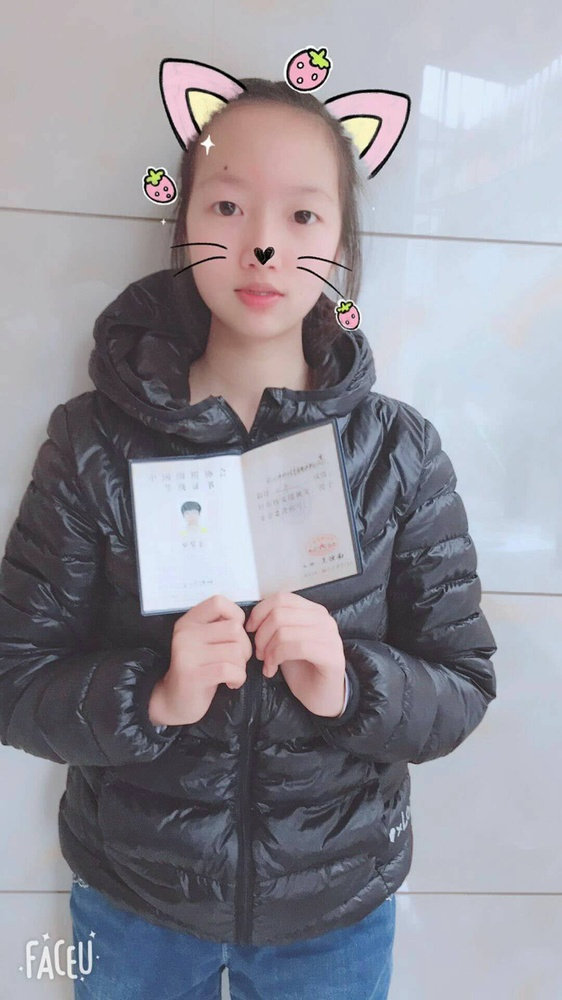
#> input picture ex7/data/owntest.jpg, 562 x 1000 px, shrunk from 1080 x 1920 before the run
$ python imgCompression.py
#> lines starting #> are read from the running program, lines starting #| are printed output that depends on the picture
# -*- coding: utf-8 -*-

import matplotlib.pyplot as plt
import matplotlib.image as mpimg
import numpy as np
import copy

from sklearn.cluster import KMeans

#im = mpimg.imread("./data/bird_small.png")
im = mpimg.imread("./data/owntest.jpg")
#> im is the input picture: shape (1000, 562, 3); mean R, G, B 146.6, 145.1, 153.8
x = len(im)
#> x = 1000
y = len(im[0])
#> y = 562
#plt.imshow(im)

data = copy.deepcopy(im)
#print(data)
data = data.reshape(x*y,3)
compressed_data = data.copy()
#data = data.reshape(128,128,3)
#plt.imshow(data)

compression = KMeans(n_clusters = 16).fit(data)
clusterCenter = compression.cluster_centers_.copy()
#> clusterCenter = 16 rows, first 8: [131, 137.3, 150.6], [62.83, 58.86, 65.4], [197.6, 203.7, 215.5], [92.15, 92.01, 103.3], [185, 181.6, 184.2], [74.5, 73.73, 83.08], [206.3, 216.8, 230], [205.3, 171, 166.7]
labels = compression.labels_.copy()
#print(clusterCenter)
#print(labels)
for i in range(len(labels)):
    compressed_data[i] = clusterCenter[labels[i]]
compressed_data = compressed_data.reshape(x,y,3)
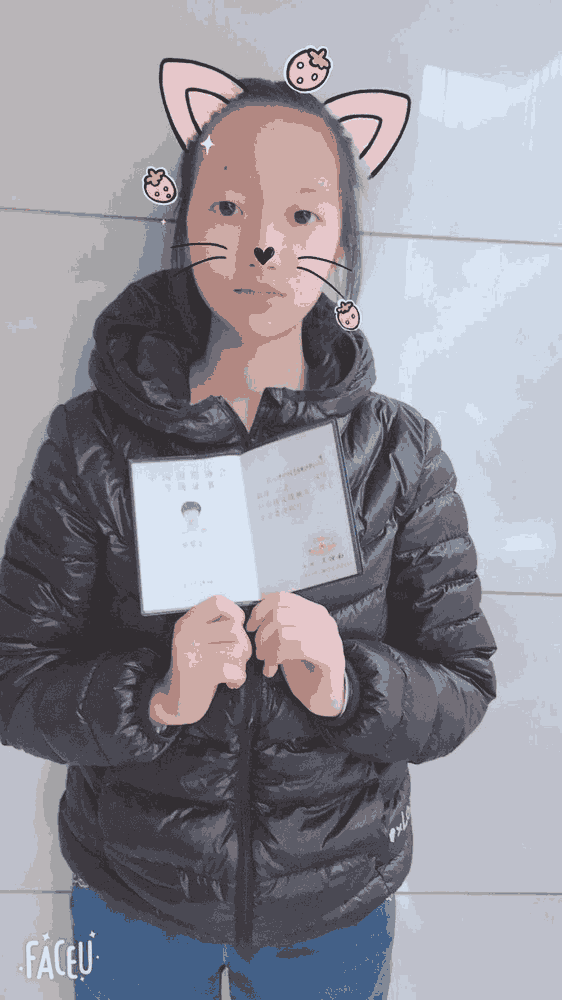
#> compressed_data: shape (1000, 562, 3); mean of channels 0, 1, 2 146.2, 144.5, 153.4; drawn as R, G, B
#print(compressed_data)
plt.imshow(compressed_data)

$ run again, with ex7/data/bird_small.png saved as ex7/data/owntest.jpg
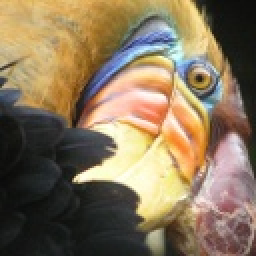
#> input picture ex7/data/bird_small.png, 128 x 128 px (shown 2 times larger)
#> im is the input picture: shape (128, 128, 3); mean R, G, B 135.2, 117.3, 91.3
#> x = 128
#> clusterCenter = 16 rows, first 8: [39.24, 39.72, 37.17], [185.5, 141.3, 73.71], [245.9, 219.6, 165.1], [138.1, 116.2, 102.2], [224.3, 187.3, 123.9], [86.45, 96.43, 123.3], [130.4, 155.1, 194.6], [249.5, 240.8, 207.2]
#> labels = 16384 values, max 15 at index 458, min 0 at index 98, mean 7.64
#> `compressed_data = compressed_data.reshape(x,y,3)`:
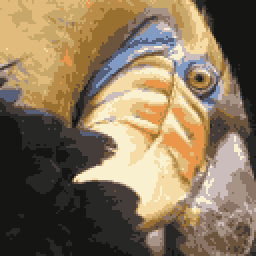
#> compressed_data: shape (128, 128, 3) (shown 2 times larger); mean of channels 0, 1, 2 134.7, 116.8, 90.7; drawn as R, G, B
